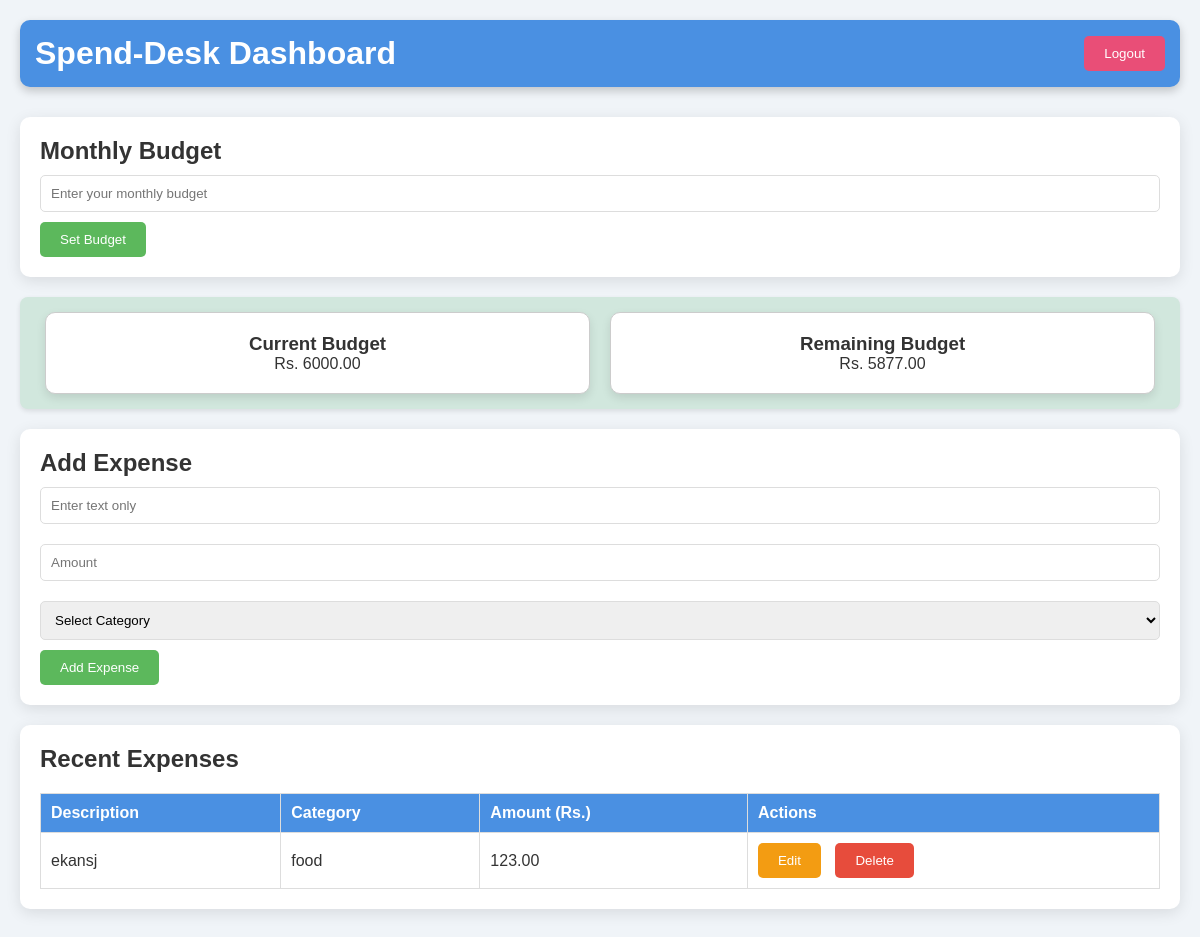
The app's page /dashboard/ (signed in), older data.
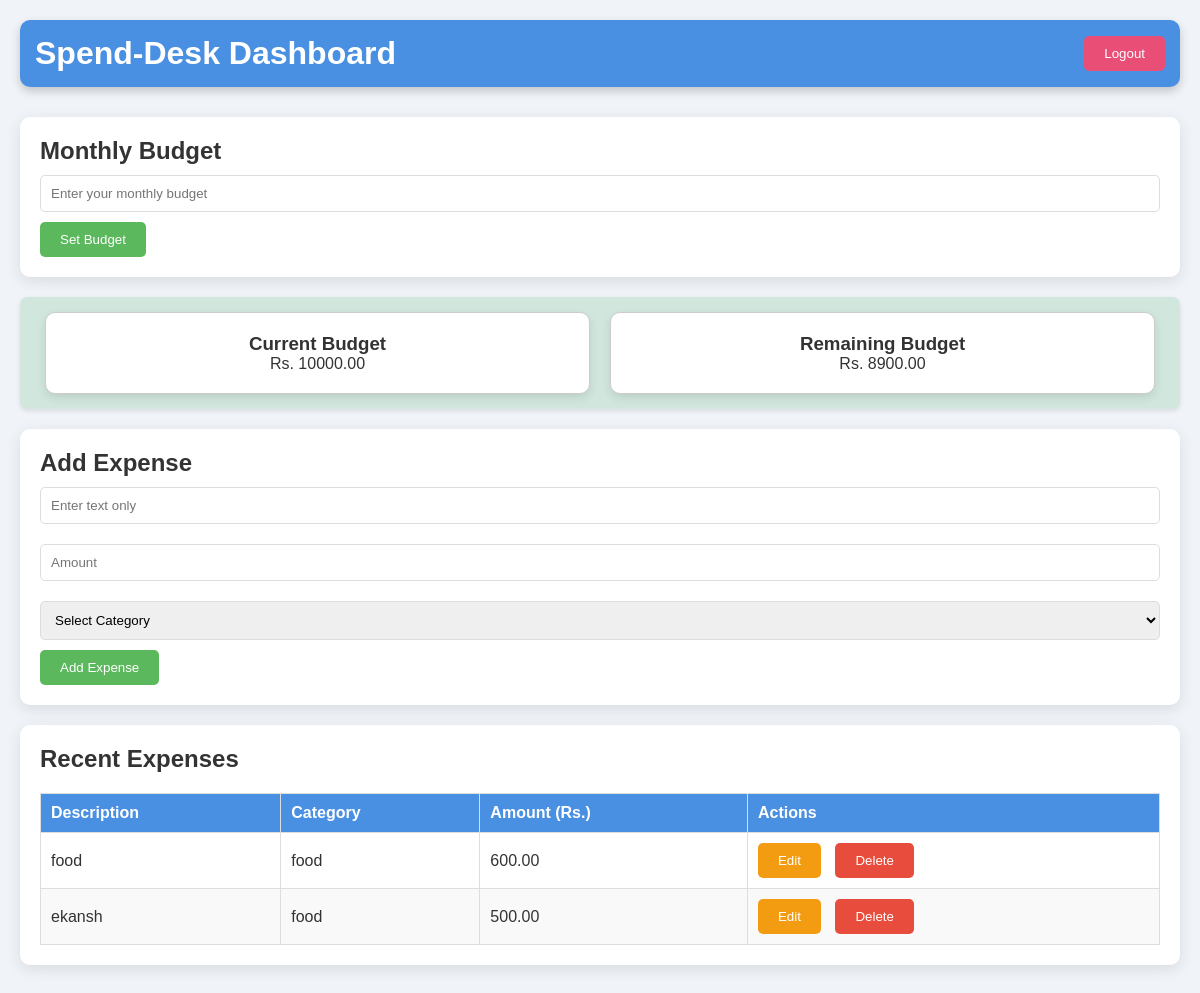
The same page, newer data.
### app1/models.py (models this page shows, shortened)
class Budget(models.Model):
    user = models.OneToOneField(User, on_delete=models.CASCADE)
    monthly_budget = models.DecimalField(max_digits=10, decimal_places=2, default=0.00)

class Expense(models.Model):
    user = models.ForeignKey(User, on_delete=models.CASCADE)
    amount = models.DecimalField(max_digits=10, decimal_places=2)
    description = models.CharField(max_length=255)
    date = models.DateField(auto_now_add=True,)
    category = models.CharField(max_length=100, default='Others')

### app1/views.py (the view)
# urls.py: path('dashboard/', views.dashboard, name='dashboard'),                      # Dashboard to dashboard
@login_required(login_url='login')
def dashboard(request):
    budget = Budget.objects.filter(user=request.user).first()
    current_budget = budget.monthly_budget if budget else 0.0
    expenses = Expense.objects.filter(user=request.user)
    total_expenses = sum(exp.amount for exp in expenses)
    remaining_budget = current_budget - total_expenses
    expense_data = expenses.values('category').annotate(total_amount=Sum('amount'))
    categories = [data['category'] for data in expense_data]
    amounts = [data['total_amount'] for data in expense_data]
    return render(request, 'dashboard.html', {
        'budget': current_budget,
        'remaining': remaining_budget,
        'expenses': expenses,
        'categories': categories,
        'amounts': amounts,
        'messages': messages.get_messages(request)
    })

### templates/dashboard.html (shortened to what this page needs)
<!DOCTYPE html>
<html lang="en">
<head>
    <link rel="stylesheet" href="/static/css/dashboard.css">
</head>
<body>
    <div class="container">
        <div class="header">
            <h1>Spend-Desk Dashboard</h1>
            <form action="{% url 'logout' %}" method="POST">
                <button type="submit" class="logout-btn">Logout</button>
            </form>
        </div>
        <div class="budget-section">
            <h2>Monthly Budget</h2>
            <form action="{% url 'set_budget' %}" method="POST">
                <input type="number" name="monthly_budget" placeholder="Enter your monthly budget" required>
                <button type="submit" class="submit-btn">Set Budget</button>
            </form>
        </div>
        <div class="budget-display">
            <div class="current-budget card">
                <h3>Current Budget</h3>
                <p>Rs. <span id="current-budget">{{ budget }}</span></p>
            </div>
            <div class="remaining-budget card">
                <h3>Remaining Budget</h3>
                <p>Rs. <span id="remaining">{{ remaining }}</span></p>
            </div>
        </div>
        <div class="expense-form">
            <h2>Add Expense</h2>
            <form action="{% url 'add_expense' %}" method="POST">
                <input type="text" name="description" placeholder="Enter text only" required pattern="[a-zA-Z\s]+">
                <input type="number" name="amount" placeholder="Amount" required>
                <select name="category" required>
                    <option value="">Select Category</option>
                </select>
                <button type="submit" class="submit-btn">Add Expense</button>
            </form>
        </div>
        <div class="expense-list">
            <h2>Recent Expenses</h2>
            <table>
                <thead>
                    <tr>
                        <th>Description</th>
                        <th>Category</th>
                        <th>Amount (Rs.)</th>
                        <th>Actions</th>
                    </tr>
                </thead>
                <tbody>
                    {% for expense in expenses %}
                    <tr id="expense-row-{{ expense.id }}">
                        <td class="expense-description">{{ expense.description }}</td>
                        <td class="expense-category">{{ expense.category }}</td>
                        <td class="expense-amount">{{ expense.amount }}</td>
                        <td>
                            <button class="edit-btn"
                                onclick="showEditForm({{ expense.id }}, '{{ expense.description|escapejs }}', '{{ expense.category|escapejs }}', {{ expense.amount }})">Edit</button>
                            <form action="{% url 'delete_expense' expense.id %}" method="POST" style="display:inline;">
                                <button type="submit" class="delete-btn"
                                    onclick="return confirm('Are you sure you want to delete this expense?');">Delete</button>
                            </form>
                        </td>
                    </tr>
                    {% endfor %}
                </tbody>
            </table>
        </div>
</body>
</html>

### static/css/dashboard.css (style rules this page uses)
* { margin: 0; padding: 0; box-sizing: border-box; }
body { font-family: 'Arial', sans-serif; background-color: #f0f4f8; color: #333; }
.container { max-width: 1200px; margin: 0 auto; padding: 20px; }
.header { display: flex; justify-content: space-between; align-items: center; margin-bottom: 30px; background-color: #4a90e2; color: white; padding: 15px; border-radius: 10px; box-shadow: 0 4px 10px rgba(0, 0, 0, 0.2); }
.logout-btn { background-color: #e94e77; color: white; padding: 10px 20px; border: none; border-radius: 5px; cursor: pointer; transition: background-color 0.3s ease; }
.budget-section, .expense-form, .expense-list, .chart-container { background-color: white; padding: 20px; border-radius: 10px; margin-bottom: 20px; box-shadow: 0 4px 15px rgba(0, 0, 0, 0.1); transition: transform 0.3s ease, box-shadow 0.3s ease; }
input, select { width: 100%; padding: 10px; margin: 10px 0; border: 1px solid #ddd; border-radius: 5px; transition: border-color 0.3s ease; }
.submit-btn, .edit-btn, .delete-btn { background-color: #5cb85c; color: white; padding: 10px 20px; border: none; border-radius: 5px; cursor: pointer; margin-right: 10px; transition: background-color 0.3s ease; }
.edit-btn { background-color: #f39c12; }
.delete-btn { background-color: #e74c3c; }
table { width: 100%; border-collapse: collapse; margin-top: 20px; }
th, td { border: 1px solid #ddd ; padding: 10px; text-align: left; }
th { background-color: #4a90e2; color: white; font-weight: bold; }
tr:nth-child(even) { background-color: #f9f9f9; }
.budget-display { display: flex; justify-content: space-between; margin: 20px 0; padding: 15px; background-color: #d1e7dd; border-radius: 8px; box-shadow: 0 2px 5px rgba(0, 0, 0, 0.1); }
.current-budget, .remaining-budget { flex: 1; padding: 10px; text-align: center; border: 1px solid #ccc; border-radius: 5px; }
.current-budget { background-color: #cfe2f3; }
.remaining-budget { background-color: #f9cb9c; }
.card { flex: 1; padding: 20px; margin: 0 10px; background-color: #ffffff; border-radius: 10px; box-shadow: 0 4px 10px rgba(0, 0, 0, 0.1); transition: transform 0.3s ease, box-shadow 0.3s ease; }

Row changes from the older to the newer data that the page shows:
removed Expense: description "ekansj", category "food", amount "123.00"
changed Budget: monthly_budget "6000.00" → "10000.00"
added Expense: description "food", category "food", amount "600.00"
added Expense: description "ekansh", category "food", amount "500.00"
Text that changed along with them:
{{ remaining }}: "5877.00" → "8900.00"
